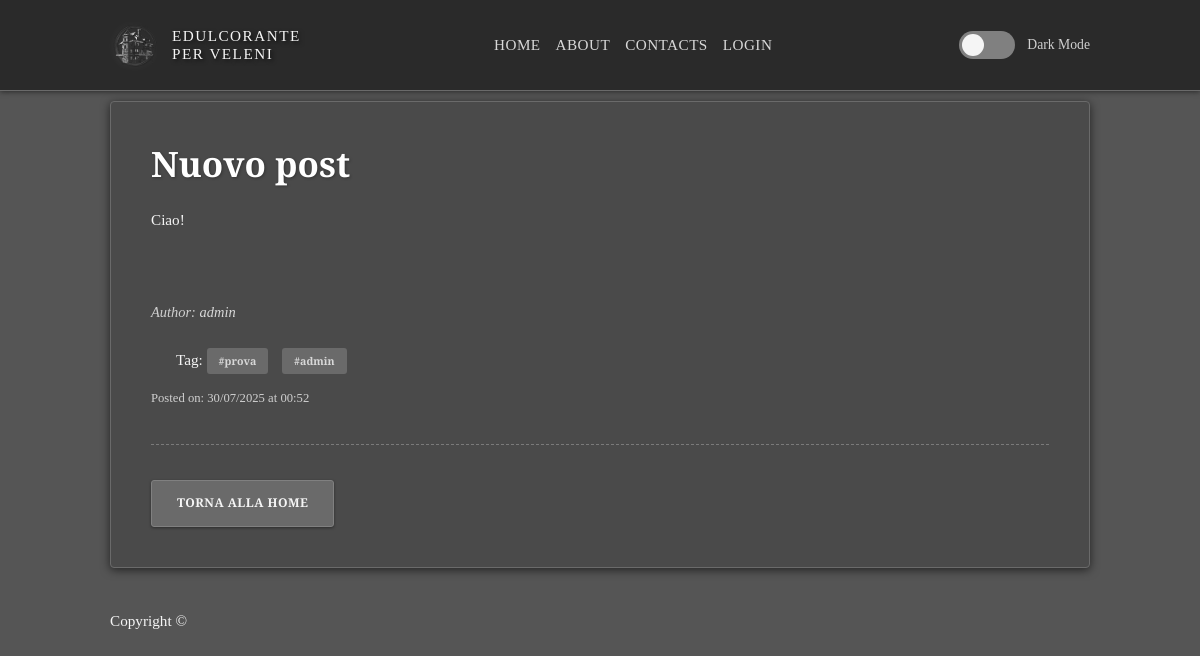
Page /view/3 on the earlier database version.
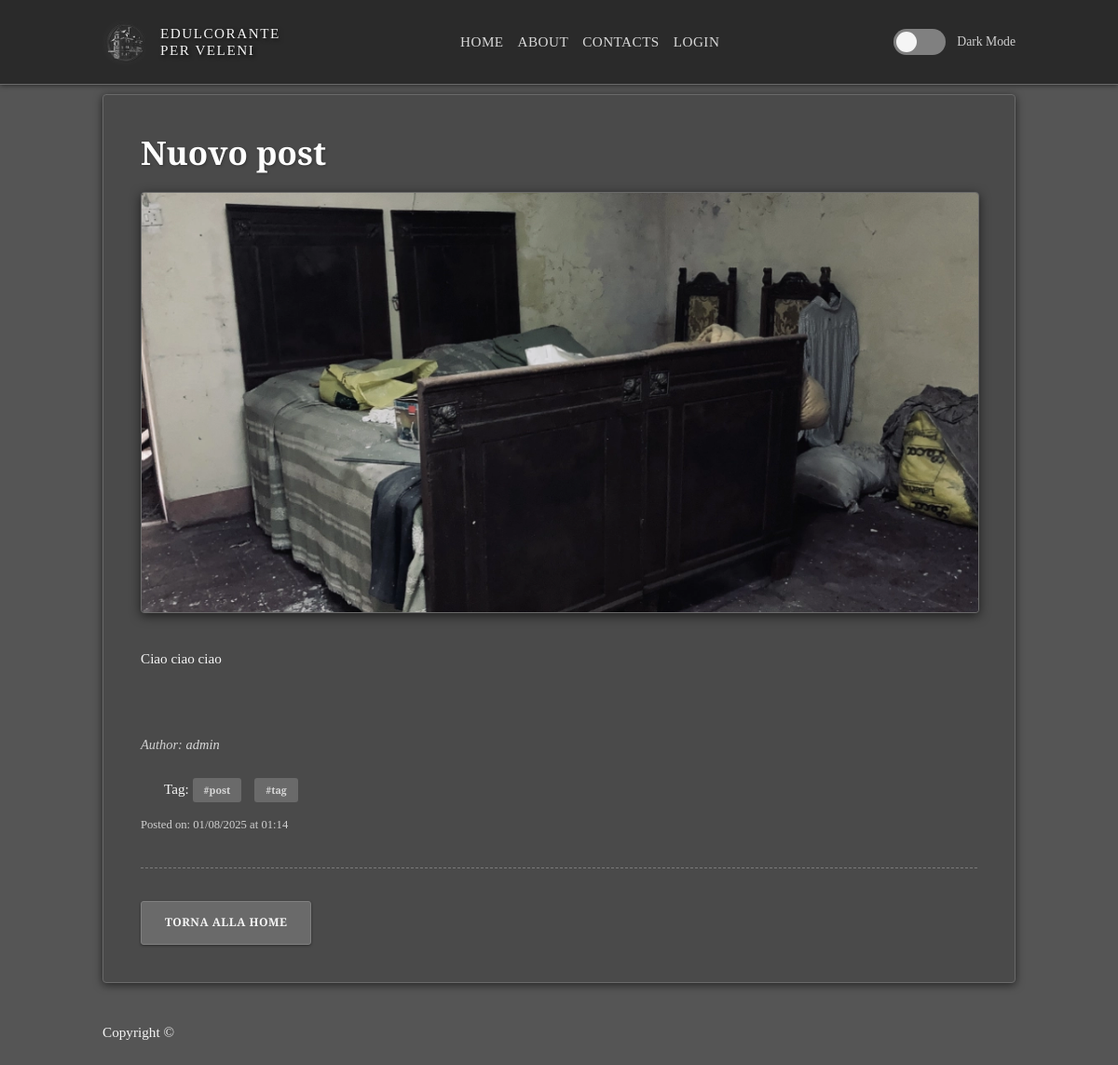
Same page on the later database version.
### app.py (models this page shows, shortened)
class Post(db.Model):
    id = db.Column(db.Integer, primary_key=True)
    title = db.Column(db.String(200), nullable=False)
    content = db.Column(db.Text, nullable=False)
    creation_date = db.Column(db.DateTime, default=datetime.now())
    user_id = db.Column(db.Integer, db.ForeignKey('user.id'), nullable=False)
    image_file = db.Column(db.String(28), nullable=True, default=None)
    tags = db.relationship('Tag', secondary=post_tags, backref=db.backref('posts', lazy='dynamic'))

class Tag(db.Model):
    id = db.Column(db.Integer, primary_key=True)
    tag_name = db.Column(db.String(28), nullable=False, unique=True)

### app.py (the view)
@app.route('/view/<int:post_id>')
def view_post(post_id):
    post = Post.query.get_or_404(post_id)
    return render_template('view.html', post=post)

### templates/view.html (shortened to what this page needs)
{% extends "base.html" %}
{% block content %}
    <article class="blog-post">
        <h2>{{ post.title }}</h2>
        {% if post.image_file and post.image_file != 'default.jpg' %}
        <img src="{{ url_for('static', filename='uploads/' + post.image_file) }}" alt="{{ post.title }}"
            class="featured-image">
        {% endif %}
        <div class="post-content-body">{{ post.content | safe }}</div>
        <br>
        <p><i>Author: <a href="{{ url_for('user_profile', username=post.author.username) }}">{{ post.author.username
                    }}</a> </i></p>
        {% if post.tags %}
        <span class="tags">
            Tag:
            {% for tag in post.tags %}
            <a href="{{ url_for('posts_by_tags', tag_name=tag.tag_name) }}">#{{ tag.tag_name }}</a>
            {% endfor %}
        </span>
        {% endif %}
        <small>Posted on: {{ post.creation_date.strftime('%d/%m/%Y at %H:%M')}}</small>
        <hr>
        <a href="{{ url_for('index') }}" class="btn">Torna alla Home</a>
    </article>
{% endblock%}

Differences in the rows shown:
no longer on this page (row unchanged): Tag: tag_name "prova"
removed Tag: tag_name "admin"
changed Post "Nuovo post": image_file: picture added; content "Ciao!" → "Ciao ciao ciao"; creation_date "30/07/2025 at 00:52" → "01/08/2025 at 01:14"
now on this page (row unchanged): Tag: tag_name "post"
added Tag: tag_name "tag"
